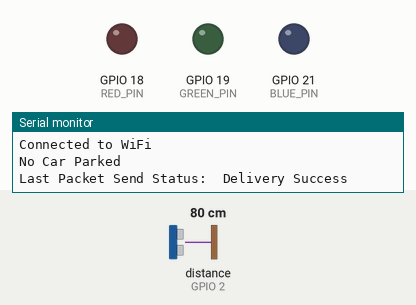
Simulated run of this sketch. Board: ESP32. Parts: output pins drawn as LEDs (lit = HIGH), the last lines printed to the serial monitor. The inputs (shaded band) are chosen by the test bench; at power-on: distance to the obstacle (sensor on GPIO 2) 80 cm. The echo pulse lasts 58.3 µs per cm; WiFi joins after 1.5 s; servers stay silent unless stated.

Above: at 3.2 s.
3.3 s: distance to the obstacle (sensor on GPIO 2) set to 25 cm
6.2 s: distance to the obstacle (sensor on GPIO 2) set to 20 cm
At 8.4 s:
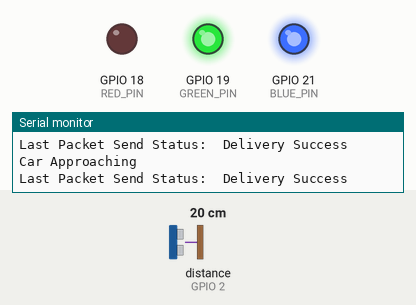
9.0 s: distance to the obstacle (sensor on GPIO 2) set to 14 cm
At 10.9 s:
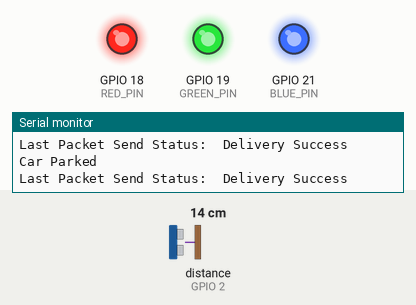
11.5 s: distance to the obstacle (sensor on GPIO 2) set to 18 cm
At 13.4 s:
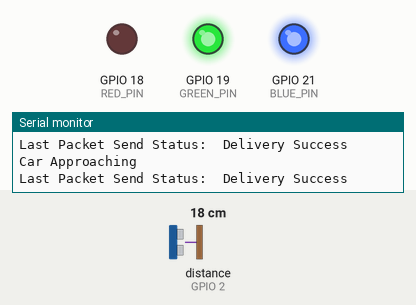
14.1 s: distance to the obstacle (sensor on GPIO 2) set to 2 cm
At 15.6 s:
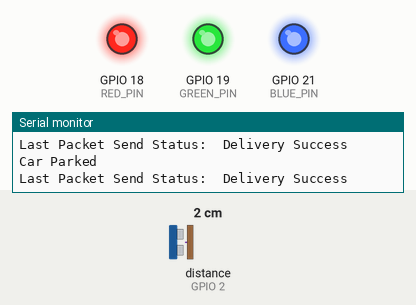
Timing chart, 0 to 17.1 s (numbered marks = the images above; inputs shaded):
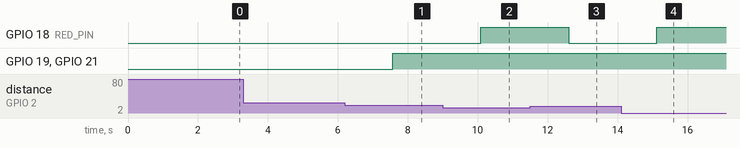

The sketch:

Park.ino
```cpp
#include <esp_now.h>
#include <WiFi.h>
#include <NewPing.h>

#define TRIG_PIN 4    // GPIO pin for Ultrasonic Trigger
#define ECHO_PIN 2    // GPIO pin for Ultrasonic Echo
#define MAX_DISTANCE 50 // Maximum distance to measure (in cm)

#define RED_PIN   18 // GPIO pin for Red channel (Base of NPN Transistor)
#define GREEN_PIN 19 // GPIO pin for Green channel (Base of NPN Transistor)
#define BLUE_PIN  21 // GPIO pin for Blue channel (Base of NPN Transistor)

constexpr char WIFI_SSID[] = "Pixx";
constexpr char WIFI_PASSWORD[] = "44440000";

// MAC Address of the receiver
uint8_t broadcastAddress[] = {0xcc, 0x7b, 0x5c, 0x28, 0x95, 0x2c};

// Structure to send data
typedef struct struct_message4 {
    int id;
    char parkStatus[20];
} struct_message4;

esp_now_peer_info_t peerInfo;

// Create a struct_message4 instance
struct_message4 myData4;
NewPing sonar(TRIG_PIN, ECHO_PIN, MAX_DISTANCE);  // Create NewPing object

// Function to smooth distance readings
float smoothDistance(int numReadings) {
    float total = 0;
    for (int i = 0; i < numReadings; i++) {
        total += sonar.ping_cm();  // Get the distance in cm
        delay(50);  // Small delay between readings for better stability
    }
    return total / numReadings;  // Return the average distance
}

void setLED(int red, int green, int blue) {
  digitalWrite(RED_PIN, red);     // HIGH for ON, LOW for OFF
  digitalWrite(GREEN_PIN, green); // HIGH for ON, LOW for OFF
  digitalWrite(BLUE_PIN, blue);   // HIGH for ON, LOW for OFF
}


void OnDataSent(const uint8_t *mac_addr, esp_now_send_status_t status) {
    Serial.print("\r\nLast Packet Send Status:\t");
    Serial.println(status == ESP_NOW_SEND_SUCCESS ? "Delivery Success" : "Delivery Fail");
}

void turnOffLEDs() {
  setLED(LOW, LOW, LOW);  // Turn off all LEDs
}


void setup() {
    Serial.begin(115200);

    // Initialize Wi-Fi and ESP-NOW
    WiFi.begin(WIFI_SSID, WIFI_PASSWORD);
    while (WiFi.status() != WL_CONNECTED) {
        delay(1000);
        Serial.println("Connecting to WiFi...");
    }
    Serial.println("Connected to WiFi");

    if (esp_now_init() != ESP_OK) {
        Serial.println("Error initializing ESP-NOW");
        return;
    }

    esp_now_register_send_cb(OnDataSent);
    memcpy(peerInfo.peer_addr, broadcastAddress, 6);
    peerInfo.encrypt = false;

    if (esp_now_add_peer(&peerInfo) != ESP_OK) {
        Serial.println("Failed to add peer");
        return;
    }

      pinMode(RED_PIN, OUTPUT);
      pinMode(GREEN_PIN, OUTPUT);
      pinMode(BLUE_PIN, OUTPUT);

  turnOffLEDs(); // Turn off all LEDs initially

    myData4.id = 4;  // Unique identifier for this sender
}

void loop() {
    // Smooth the distance measurement by averaging multiple readings
    float distance = smoothDistance(10);  // Averaging 10 readings for stability

    // Determine parking status based on distance
    if (distance >= 1 && distance <= 15) {
        setLED(HIGH, HIGH, HIGH);
        strcpy(myData4.parkStatus, "Car Parked");
        Serial.println("Car Parked");
    } else if (distance >= 16 && distance <= 22) {
        setLED(LOW, HIGH, HIGH);
        strcpy(myData4.parkStatus, "Car Approaching");
        Serial.println("Car Approaching");
    } else if (distance >= 23 && distance <=50) {
       setLED(LOW, LOW, LOW);
        strcpy(myData4.parkStatus, "No Car Parked");
        Serial.println("No Car Parked");
    } else {
        turnOffLEDs();
        strcpy(myData4.parkStatus, "No Car Parked");
        Serial.println("No Car Parked");
    }

    // Send parking status via ESP-NOW
    esp_now_send(broadcastAddress, (uint8_t *)&myData4, sizeof(myData4));

    delay(2000);  // Delay for better sensor response and stability
}
```

Measured:
- the behaviour switches between 23 and 22 cm on distance to the obstacle (sensor on GPIO 2) (found by bisection; images 0 and 1)
- the behaviour switches between 16 and 15 cm on distance to the obstacle (sensor on GPIO 2) (found by bisection; images 1 and 2)
- after the input at 6.2 s, GPIO 19 (GREEN_PIN), GPIO 21 (BLUE_PIN): LOW → HIGH after 1.4 s
- after the input at 9.0 s, GPIO 18 (RED_PIN): LOW → HIGH after 1.1 s
- after the input at 11.5 s, GPIO 18 (RED_PIN): HIGH → LOW after 1.1 s
- after the input at 14.1 s, GPIO 18 (RED_PIN): LOW → HIGH after 1.0 s
